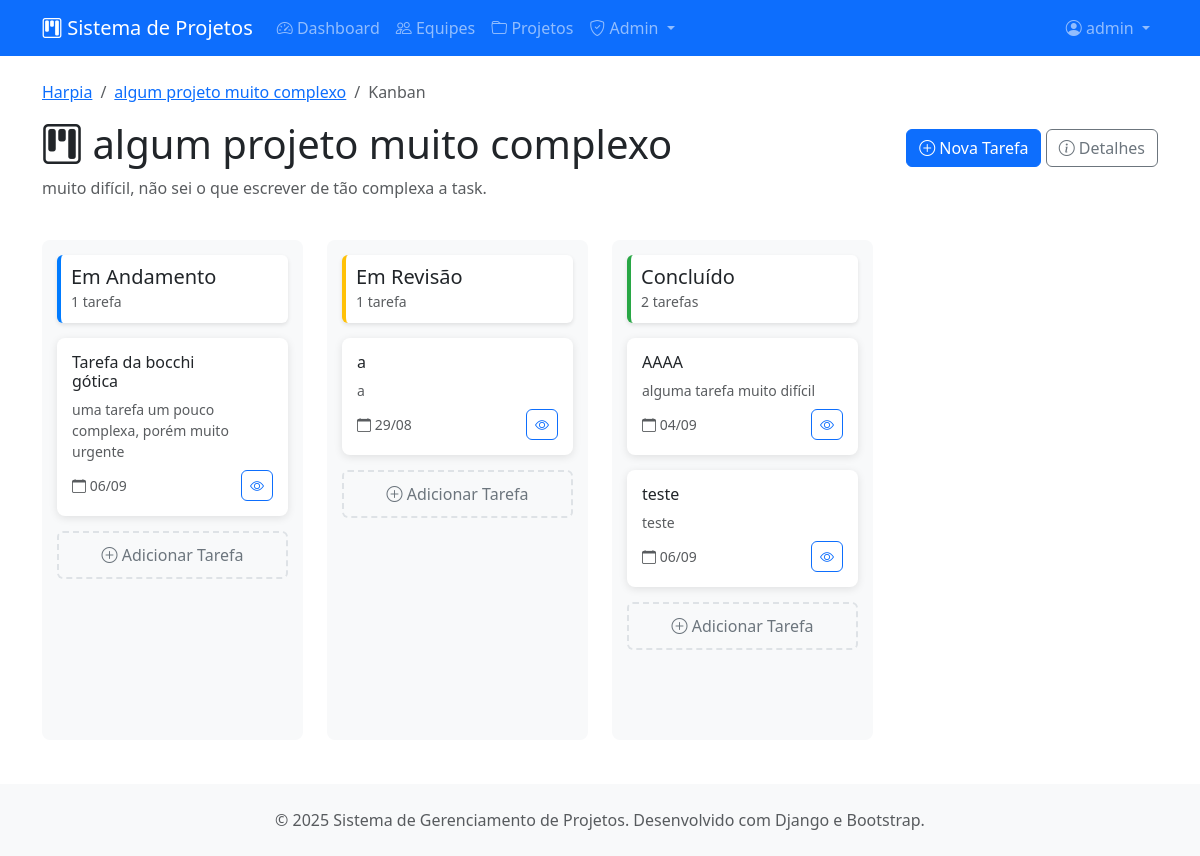
The app's page /projetos/projetos/2/kanban/ (signed in), older data.
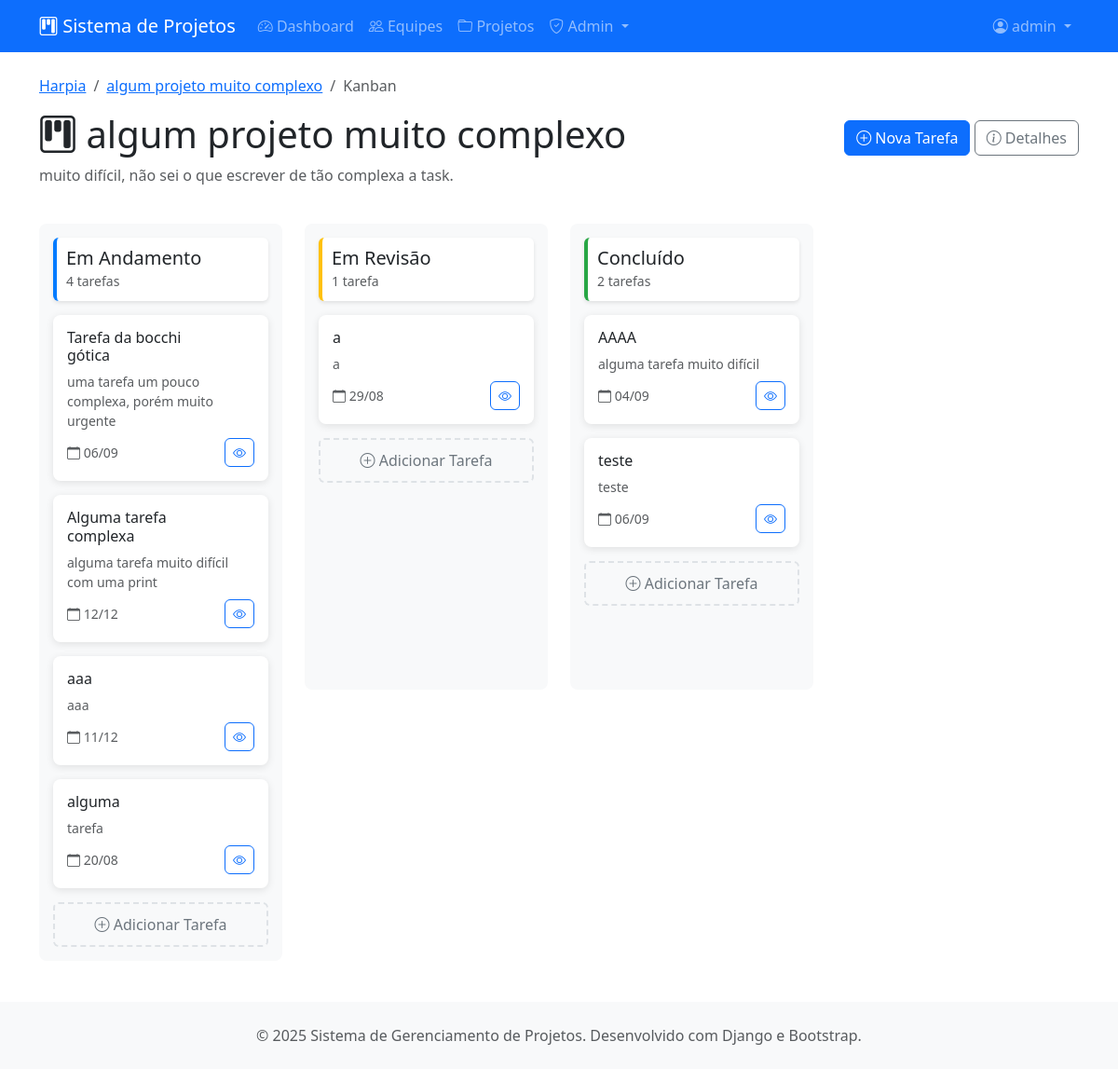
The same page, newer data.
### projetos/models.py (models this page shows, shortened)
class StatusTarefa(models.Model):
    nome = models.CharField(max_length=50, verbose_name="Nome do Status")
    cor = models.CharField(max_length=7, default="#007bff", verbose_name="Cor (Hex)")
    ordem = models.PositiveIntegerField(verbose_name="Ordem")
    class Meta:
        verbose_name = "Status da Tarefa"
        verbose_name_plural = "Status das Tarefas"
        ordering = ["ordem"]
        unique_together = ['nome']

class Tarefa(models.Model):
    PRIORIDADE_CHOICES = [
        ('baixa', 'Baixa'),
        ('media', 'Média'),
        ('alta', 'Alta'),
        ('urgente', 'Urgente'),
    ]
    titulo = models.CharField(max_length=200, verbose_name="Título")
    descricao = models.TextField(verbose_name="Descrição")
    projeto = models.ForeignKey(Projeto, on_delete=models.CASCADE, related_name="tarefas")
    status = models.ForeignKey(StatusTarefa, on_delete=models.CASCADE, related_name="tarefas")
    criada_por = models.ForeignKey(User, on_delete=models.CASCADE, related_name="tarefas_criadas")
    criada_em = models.DateTimeField(auto_now_add=True)
    atualizada_em = models.DateTimeField(auto_now=True)
    data_limite = models.DateTimeField(blank=True, null=True, verbose_name="Data Limite")
    prioridade = models.CharField(max_length=10, choices=PRIORIDADE_CHOICES, default='media')
    etiquetas = models.ManyToManyField(Etiqueta, blank=True, related_name="tarefas")
    ordem = models.PositiveIntegerField(default=0, verbose_name="Ordem na Coluna")
    class Meta:
        verbose_name = "Tarefa"
        verbose_name_plural = "Tarefas"
        ordering = ["ordem", "-criada_em"]

### projetos/views.py (the view)
# urls.py: path('projetos/<int:pk>/kanban/', views.KanbanView.as_view(), name='kanban-projeto'),
class KanbanView(LoginRequiredMixin, DetailView):
    model = Projeto
    template_name = 'projetos/kanban/quadro.html'
    context_object_name = 'projeto'
    def get_context_data(self, **kwargs):
        context = super().get_context_data(**kwargs)
        status_list = list(StatusTarefa.objects.all())
        context['status_list'] = status_list
        context['etiquetas'] = self.object.equipe.etiquetas.all()
        tarefas = list(self.object.tarefas.select_related('status').order_by('ordem', '-criada_em'))
        tarefas_por_status = {}
        for tarefa in tarefas:
            tarefas_por_status.setdefault(tarefa.status_id, []).append(tarefa)
        contagens = {
            s_id: count for s_id, count in
            self.object.tarefas.values_list('status_id').order_by().annotate(Count('status_id'))
        }
        colunas = []
        for status in status_list:
            colunas.append({
                'status': status,
                'tarefas': tarefas_por_status.get(status.id, []),
                'count': contagens.get(status.id, 0),
            })
        context['colunas'] = colunas
        return context

### projetos/templates/projetos/kanban/quadro.html (shortened to what this page needs)
{% extends 'projetos/base.html' %}
{% load static %}
{% block content %}
<div class="row">
    <div class="col-12">
        <div class="d-flex justify-content-between align-items-center mb-4">
            <div>
                <nav aria-label="breadcrumb">
                    <ol class="breadcrumb">
                        <li class="breadcrumb-item">
                            <a href="{% url 'projetos:detalhe-equipe' projeto.equipe.pk %}">{{ projeto.equipe.nome }}</a>
                        </li>
                        <li class="breadcrumb-item">
                            <a href="{% url 'projetos:detalhe-projeto' projeto.pk %}">{{ projeto.titulo }}</a>
                        </li>
                        <li class="breadcrumb-item active">Kanban</li>
                    </ol>
                </nav>
                <h1><i class="bi bi-kanban"></i> {{ projeto.titulo }}</h1>
                <p class="text-muted">{{ projeto.descricao }}</p>
            </div>
            <div>
                {% if user.perfil.tipo_usuario in 'admin,membro' %}
                <a href="{% url 'projetos:criar-tarefa' projeto.pk %}" class="btn btn-primary">
                    <i class="bi bi-plus-circle"></i> Nova Tarefa
                </a>
                {% endif %}
                <a href="{% url 'projetos:detalhe-projeto' projeto.pk %}" class="btn btn-outline-secondary">
                    <i class="bi bi-info-circle"></i> Detalhes
                </a>
            </div>
        </div>
    </div>
</div>
<div class="row">
    {% for coluna in colunas %}
        <div class="col-md-3">
            <div class="kanban-column">
                <div class="kanban-column-header" style="border-left-color: {{ coluna.status.cor }}">
                    <h5 class="mb-0">{{ coluna.status.nome }}</h5>
                    <small class="text-muted">{{ coluna.count }} tarefa{{ coluna.count|pluralize }}</small>
                </div>
                <div class="kanban-tasks" data-status-id="{{ coluna.status.id }}">
                    {% for tarefa in coluna.tarefas %}
                            <div class="task-card" data-task-id="{{ tarefa.id }}" draggable="true">
                                <div class="d-flex justify-content-between align-items-start mb-2">
                                    <h6 class="mb-0">{{ tarefa.titulo }}</h6>
                                    <span class="badge priority-badge bg-{{ tarefa.prioridade }}">
                                    </span>
                                </div>
                                <p class="text-muted small mb-2">
                                    {{ tarefa.descricao|truncatewords:15 }}
                                </p>
                                <div class="d-flex justify-content-between align-items-center">
                                    <small class="text-muted">
                                        {% if tarefa.data_limite %}
                                            <i class="bi bi-calendar"></i> {{ tarefa.data_limite|date:"d/m" }}
                                        {% endif %}
                                    </small>
                                    <a href="{% url 'projetos:detalhe-tarefa' tarefa.pk %}" class="btn btn-sm btn-outline-primary">
                                        <i class="bi bi-eye"></i>
                                    </a>
                                </div>
                            </div>
                    {% endfor %}
                    {% if user.perfil.tipo_usuario in 'admin,membro' %}
                    <button class="add-task-btn" onclick="window.location.href='{% url 'projetos:criar-tarefa' projeto.pk %}?status={{ coluna.status.id }}'">
                        <i class="bi bi-plus-circle"></i> Adicionar Tarefa
                    </button>
                    {% endif %}
                </div>
            </div>
        </div>
    {% endfor %}
</div>
{% endblock %}

Row changes from the older to the newer data that the page shows:
computed for StatusTarefa "Em Andamento": count "1" → "4"
added Tarefa: titulo "Alguma tarefa complexa", descricao "alguma tarefa muito difícil com uma print", data_limite "12/12", shown under StatusTarefa "Em Andamento"
added Tarefa: titulo "aaa", descricao "aaa", data_limite "11/12", shown under StatusTarefa "Em Andamento"
added Tarefa: titulo "alguma", descricao "tarefa", data_limite "20/08", shown under StatusTarefa "Em Andamento"
